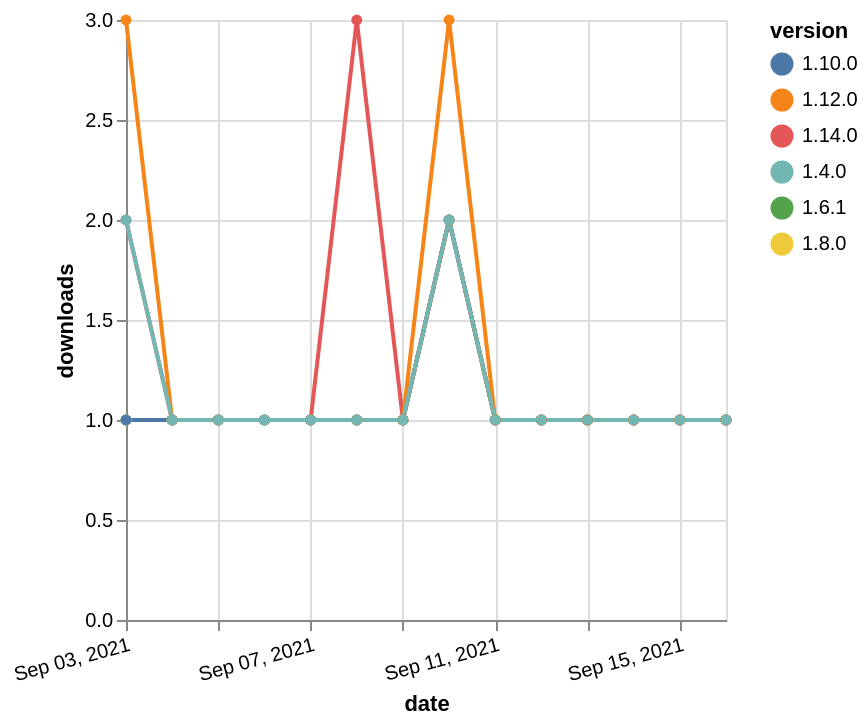

Vega-Lite specification for this chart:
### Vega-Lite specification from a JSON file in a GitHub repository (floating-point values rounded to 4 significant figures)
{"$schema": "https://vega.github.io/schema/vega-lite/v5.json", "description": "A simple bar chart with embedded data.", "data": {"values": [{"date": "2021-09-03", "total": 208, "delta": 1, "version": "1.6.1"}, {"date": "2021-09-04", "total": 209, "delta": 1, "version": "1.6.1"}, {"date": "2021-09-05", "total": 210, "delta": 1, "version": "1.6.1"}, {"date": "2021-09-06", "total": 211, "delta": 1, "version": "1.6.1"}, {"date": "2021-09-07", "total": 212, "delta": 1, "version": "1.6.1"}, {"date": "2021-09-08", "total": 213, "delta": 1, "version": "1.6.1"}, {"date": "2021-09-09", "total": 214, "delta": 1, "version": "1.6.1"}, {"date": "2021-09-10", "total": 216, "delta": 2, "version": "1.6.1"}, {"date": "2021-09-11", "total": 217, "delta": 1, "version": "1.6.1"}, {"date": "2021-09-12", "total": 218, "delta": 1, "version": "1.6.1"}, {"date": "2021-09-13", "total": 219, "delta": 1, "version": "1.6.1"}, {"date": "2021-09-14", "total": 220, "delta": 1, "version": "1.6.1"}, {"date": "2021-09-15", "total": 221, "delta": 1, "version": "1.6.1"}, {"date": "2021-09-16", "total": 222, "delta": 1, "version": "1.6.1"}, {"date": "2021-09-03", "total": 210, "delta": 1, "version": "1.8.0"}, {"date": "2021-09-04", "total": 211, "delta": 1, "version": "1.8.0"}, {"date": "2021-09-05", "total": 212, "delta": 1, "version": "1.8.0"}, {"date": "2021-09-06", "total": 213, "delta": 1, "version": "1.8.0"}, {"date": "2021-09-07", "total": 214, "delta": 1, "version": "1.8.0"}, {"date": "2021-09-08", "total": 215, "delta": 1, "version": "1.8.0"}, {"date": "2021-09-09", "total": 216, "delta": 1, "version": "1.8.0"}, {"date": "2021-09-10", "total": 218, "delta": 2, "version": "1.8.0"}, {"date": "2021-09-11", "total": 219, "delta": 1, "version": "1.8.0"}, {"date": "2021-09-12", "total": 220, "delta": 1, "version": "1.8.0"}, {"date": "2021-09-13", "total": 221, "delta": 1, "version": "1.8.0"}, {"date": "2021-09-14", "total": 222, "delta": 1, "version": "1.8.0"}, {"date": "2021-09-15", "total": 223, "delta": 1, "version": "1.8.0"}, {"date": "2021-09-16", "total": 224, "delta": 1, "version": "1.8.0"}, {"date": "2021-09-03", "total": 172, "delta": 1, "version": "1.10.0"}, {"date": "2021-09-04", "total": 173, "delta": 1, "version": "1.10.0"}, {"date": "2021-09-05", "total": 174, "delta": 1, "version": "1.10.0"}, {"date": "2021-09-06", "total": 175, "delta": 1, "version": "1.10.0"}, {"date": "2021-09-07", "total": 176, "delta": 1, "version": "1.10.0"}, {"date": "2021-09-08", "total": 177, "delta": 1, "version": "1.10.0"}, {"date": "2021-09-09", "total": 178, "delta": 1, "version": "1.10.0"}, {"date": "2021-09-10", "total": 180, "delta": 2, "version": "1.10.0"}, {"date": "2021-09-11", "total": 181, "delta": 1, "version": "1.10.0"}, {"date": "2021-09-12", "total": 182, "delta": 1, "version": "1.10.0"}, {"date": "2021-09-13", "total": 183, "delta": 1, "version": "1.10.0"}, {"date": "2021-09-14", "total": 184, "delta": 1, "version": "1.10.0"}, {"date": "2021-09-15", "total": 185, "delta": 1, "version": "1.10.0"}, {"date": "2021-09-16", "total": 186, "delta": 1, "version": "1.10.0"}, {"date": "2021-09-03", "total": 132, "delta": 2, "version": "1.14.0"}, {"date": "2021-09-04", "total": 133, "delta": 1, "version": "1.14.0"}, {"date": "2021-09-05", "total": 134, "delta": 1, "version": "1.14.0"}, {"date": "2021-09-06", "total": 135, "delta": 1, "version": "1.14.0"}, {"date": "2021-09-07", "total": 136, "delta": 1, "version": "1.14.0"}, {"date": "2021-09-08", "total": 139, "delta": 3, "version": "1.14.0"}, {"date": "2021-09-09", "total": 140, "delta": 1, "version": "1.14.0"}, {"date": "2021-09-10", "total": 142, "delta": 2, "version": "1.14.0"}, {"date": "2021-09-11", "total": 143, "delta": 1, "version": "1.14.0"}, {"date": "2021-09-12", "total": 144, "delta": 1, "version": "1.14.0"}, {"date": "2021-09-13", "total": 145, "delta": 1, "version": "1.14.0"}, {"date": "2021-09-14", "total": 146, "delta": 1, "version": "1.14.0"}, {"date": "2021-09-15", "total": 147, "delta": 1, "version": "1.14.0"}, {"date": "2021-09-16", "total": 148, "delta": 1, "version": "1.14.0"}, {"date": "2021-09-03", "total": 209, "delta": 3, "version": "1.12.0"}, {"date": "2021-09-04", "total": 210, "delta": 1, "version": "1.12.0"}, {"date": "2021-09-05", "total": 211, "delta": 1, "version": "1.12.0"}, {"date": "2021-09-06", "total": 212, "delta": 1, "version": "1.12.0"}, {"date": "2021-09-07", "total": 213, "delta": 1, "version": "1.12.0"}, {"date": "2021-09-08", "total": 214, "delta": 1, "version": "1.12.0"}, {"date": "2021-09-09", "total": 215, "delta": 1, "version": "1.12.0"}, {"date": "2021-09-10", "total": 218, "delta": 3, "version": "1.12.0"}, {"date": "2021-09-11", "total": 219, "delta": 1, "version": "1.12.0"}, {"date": "2021-09-12", "total": 220, "delta": 1, "version": "1.12.0"}, {"date": "2021-09-13", "total": 221, "delta": 1, "version": "1.12.0"}, {"date": "2021-09-14", "total": 222, "delta": 1, "version": "1.12.0"}, {"date": "2021-09-15", "total": 223, "delta": 1, "version": "1.12.0"}, {"date": "2021-09-16", "total": 224, "delta": 1, "version": "1.12.0"}, {"date": "2021-09-03", "total": 254, "delta": 2, "version": "1.4.0"}, {"date": "2021-09-04", "total": 255, "delta": 1, "version": "1.4.0"}, {"date": "2021-09-05", "total": 256, "delta": 1, "version": "1.4.0"}, {"date": "2021-09-06", "total": 257, "delta": 1, "version": "1.4.0"}, {"date": "2021-09-07", "total": 258, "delta": 1, "version": "1.4.0"}, {"date": "2021-09-08", "total": 259, "delta": 1, "version": "1.4.0"}, {"date": "2021-09-09", "total": 260, "delta": 1, "version": "1.4.0"}, {"date": "2021-09-10", "total": 262, "delta": 2, "version": "1.4.0"}, {"date": "2021-09-11", "total": 263, "delta": 1, "version": "1.4.0"}, {"date": "2021-09-12", "total": 264, "delta": 1, "version": "1.4.0"}, {"date": "2021-09-13", "total": 265, "delta": 1, "version": "1.4.0"}, {"date": "2021-09-14", "total": 266, "delta": 1, "version": "1.4.0"}, {"date": "2021-09-15", "total": 267, "delta": 1, "version": "1.4.0"}, {"date": "2021-09-16", "total": 268, "delta": 1, "version": "1.4.0"}]}, "width": "container", "mark": {"type": "line", "point": {"filled": true}}, "encoding": {"x": {"field": "date", "type": "temporal", "timeUnit": "yearmonthdate", "title": "date", "axis": {"labelAngle": -15}}, "y": {"field": "delta", "type": "quantitative", "title": "downloads"}, "color": {"field": "version", "type": "nominal"}, "tooltip": {"field": "delta"}}}
